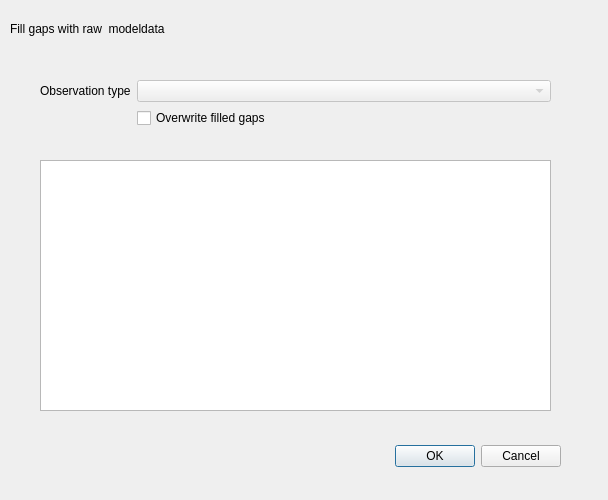
<?xml version="1.0" encoding="UTF-8"?>
<ui version="4.0">
 <class>Dialog</class>
 <widget class="QDialog" name="Dialog">
  <property name="geometry">
   <rect>
    <x>0</x>
    <y>0</y>
    <width>608</width>
    <height>500</height>
   </rect>
  </property>
  <property name="windowTitle">
   <string>Dialog</string>
  </property>
  <widget class="QDialogButtonBox" name="buttonBox">
   <property name="geometry">
    <rect>
     <x>-60</x>
     <y>440</y>
     <width>621</width>
     <height>32</height>
    </rect>
   </property>
   <property name="orientation">
    <enum>Qt::Horizontal</enum>
   </property>
   <property name="standardButtons">
    <set>QDialogButtonBox::Cancel|QDialogButtonBox::Ok</set>
   </property>
  </widget>
  <widget class="QLabel" name="label">
   <property name="geometry">
    <rect>
     <x>10</x>
     <y>20</y>
     <width>481</width>
     <height>17</height>
    </rect>
   </property>
   <property name="text">
    <string>Fill gaps with raw  modeldata</string>
   </property>
  </widget>
  <widget class="QWidget" name="formLayoutWidget">
   <property name="geometry">
    <rect>
     <x>40</x>
     <y>80</y>
     <width>511</width>
     <height>81</height>
    </rect>
   </property>
   <layout class="QFormLayout" name="formLayout">
    <item row="0" column="0">
     <widget class="QLabel" name="label_2">
      <property name="text">
       <string>Observation type</string>
      </property>
     </widget>
    </item>
    <item row="0" column="1">
     <widget class="QComboBox" name="obstype_spin">
      <property name="enabled">
       <bool>false</bool>
      </property>
     </widget>
    </item>
    <item row="1" column="1">
     <widget class="QCheckBox" name="overwrite_box">
      <property name="text">
       <string>Overwrite filled gaps</string>
      </property>
     </widget>
    </item>
   </layout>
  </widget>
  <widget class="QTextBrowser" name="doc">
   <property name="geometry">
    <rect>
     <x>40</x>
     <y>160</y>
     <width>511</width>
     <height>251</height>
    </rect>
   </property>
  </widget>
 </widget>
 <resources/>
 <connections>
  <connection>
   <sender>buttonBox</sender>
   <signal>accepted()</signal>
   <receiver>Dialog</receiver>
   <slot>accept()</slot>
   <hints>
    <hint type="sourcelabel">
     <x>248</x>
     <y>254</y>
    </hint>
    <hint type="destinationlabel">
     <x>157</x>
     <y>274</y>
    </hint>
   </hints>
  </connection>
  <connection>
   <sender>buttonBox</sender>
   <signal>rejected()</signal>
   <receiver>Dialog</receiver>
   <slot>reject()</slot>
   <hints>
    <hint type="sourcelabel">
     <x>316</x>
     <y>260</y>
    </hint>
    <hint type="destinationlabel">
     <x>286</x>
     <y>274</y>
    </hint>
   </hints>
  </connection>
 </connections>
</ui>
